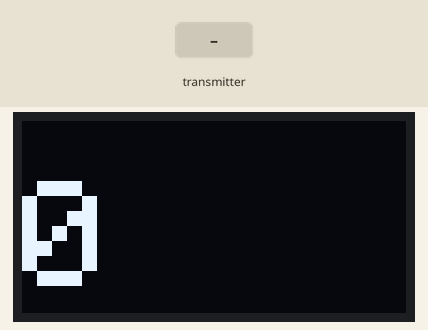
Simulated run of this sketch. Board: ESP8266 (NodeMCU). Shown: 128×64 one-colour display. The inputs (shaded band) are chosen by the test bench. What the sketch prints to the serial monitor is not drawn.

Above: at 1.2 s.
1.3 s: the transmitter starts sending mappedValue = 256
At 1.8 s:
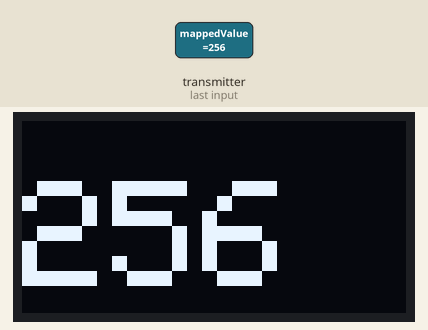
2.8 s: the transmitter starts sending mappedValue = 512
At 3.6 s:
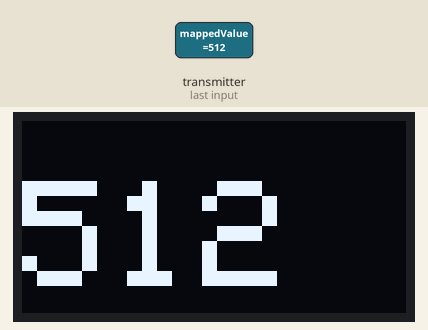
Timing chart, 0 to 5.8 s (numbered marks = the images above; inputs shaded):
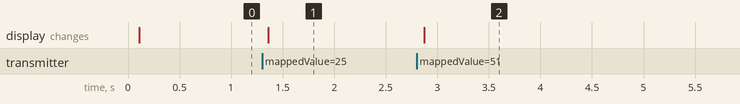

The sketch:

NHAN_12_KENH.ino
```cpp
#include <ESP8266WiFi.h>
#include <espnow.h>
#include <Wire.h>
#include <Adafruit_GFX.h>
#include <Adafruit_SSD1306.h>

// Định nghĩa các thông số cho màn hình OLED
#define SCREEN_WIDTH 128 // Chiều rộng màn hình OLED
#define SCREEN_HEIGHT 64 // Chiều cao màn hình OLED
#define OLED_RESET -1    // Chân reset, không cần dùng với ESP8266
int val=0;
// Khai báo đối tượng màn hình OLED
Adafruit_SSD1306 display(SCREEN_WIDTH, SCREEN_HEIGHT, &Wire, OLED_RESET);

// Cấu trúc dữ liệu nhận
typedef struct struct_message {
  int mappedValue;
} struct_message;
int i =0;
// Tạo một biến kiểu struct_message
struct_message incomingData;

// Hàm xử lý dữ liệu nhận được
void OnDataRecv(uint8_t *mac, uint8_t *data, uint8_t len) {
  if (len == sizeof(incomingData)) { // Kiểm tra kích thước dữ liệu nhận được
    memcpy(&incomingData, data, sizeof(incomingData));
    Serial.print("Bytes received: ");
    Serial.println(len);
    Serial.print("Mapped Value: ");
    Serial.println(incomingData.mappedValue);
   i = 0;
    // Điều khiển servo theo giá trị nhận được
    val = incomingData.mappedValue;


  } else {
    Serial.println("Received data size mismatch");
  }
}

void setup() {
  // Khởi tạo Serial Monitor
  Serial.begin(115200);

  // Khởi động WiFi
  WiFi.mode(WIFI_STA);
  WiFi.disconnect();
  // Khởi tạo màn hình OLED
  display.begin(SSD1306_SWITCHCAPVCC, 0x3C);
  display.clearDisplay();
  display.setTextSize(1);
  display.print("DANG KHOI DONG");
    display.display();
  display.clearDisplay();
  display.display();
  // Khởi tạo ESP-NOW
  if (esp_now_init() != 0) {
    Serial.println("Error initializing ESP-NOW");
    return;
  }

  // Đăng ký callback khi nhận được dữ liệu
  esp_now_set_self_role(ESP_NOW_ROLE_SLAVE);
  esp_now_register_recv_cb(OnDataRecv);


}

void loop() {
  // Không làm gì trong loop, chỉ chờ nhận dữ liệu
  // Hiển thị giá trị lên màn hình OLED
  i = i +1;
  if(i >= 100){
    display.clearDisplay();
    display.setTextSize(1);             // Chọn kích thước chữ
    display.setTextColor(SSD1306_WHITE); // Chọn màu chữ
    display.setCursor(0, 20);            // Căn giữa theo chiều ngang và chiều dọc
    display.print("MAT KET NOI");
    display.display();
  }
  else{
  display.clearDisplay();
    display.setTextSize(5);             // Chọn kích thước chữ
    display.setTextColor(SSD1306_WHITE); // Chọn màu chữ
    display.setCursor(0, 20);            // Căn giữa theo chiều ngang và chiều dọc
    display.print(val);
    display.display();
  }
  delay(1);
}
```

Measured:
- after the input at 1.3 s, the display: changes after 0.06 s (image 1)
- after the input at 2.8 s, the display: changes after 0.08 s (image 2)
